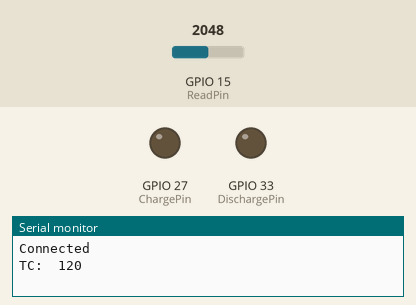
This sketch was run on a simulated ESP32. On the bench: output pins drawn as LEDs (lit = HIGH), the last lines printed to the serial monitor. Inputs (shaded band) come from the test bench; at power-on: GPIO 15 (ReadPin) = 2048.

Above: at 2.2 s.
2.3 s: GPIO 15 (ReadPin) set to 0
At 3.4 s:
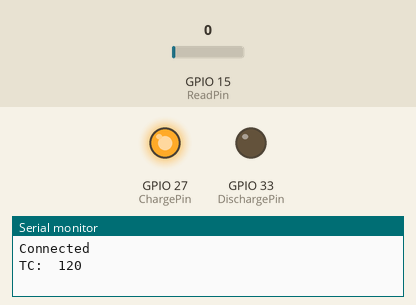
3.8 s: GPIO 15 (ReadPin) set to 1978
5.3 s: GPIO 15 (ReadPin) set to 2108
At 5.7 s:
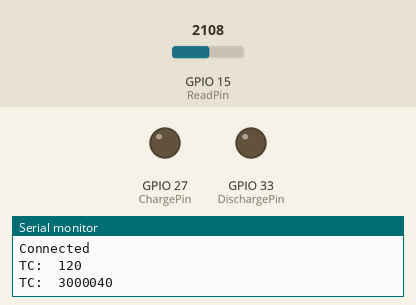
Timing chart, 0 to 8.3 s (numbered marks = the images above; inputs shaded):
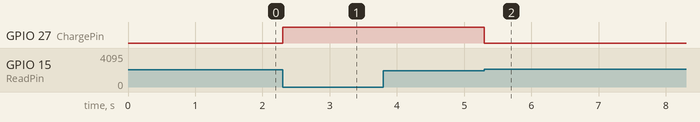

The sketch:

CapTester.ino
```cpp
/*
 * Capacitor Tester for testing Capacitors in my 144MHz receiver
 * build.
 *
 * Conrad Clemans
 * Portland, OR
 * Oct 1, 2020
 *
 * Based on https://www.youtube.com/watch?v=Ey9wDFanAss
 */


#define ReadPin      15       // Analog Pin to read voltage
#define ChargePin    27       // Digital Pin to Charge Cap
#define DischargePin 33       // Digital Pin for Discharging Cap
#define Resistor     1983000.0F // Measured Resistor Value (nominal 1MOhm each)


// Variables
unsigned long startTime;
unsigned long elapsedTime;
float Capacitance;


void setup()
{
  // put your setup code here, to run once:
   pinMode(ChargePin, OUTPUT);
   pinMode(ReadPin, INPUT);
   digitalWrite(ChargePin, LOW);
   Serial.begin(9600);
   Serial.println("Connected");
   delay(1000);
   // analogReadResolution(10);
}

void loop()
{
  // put your main code here, to run repeatedly:
  long elapse = 0;
  digitalWrite(ChargePin, HIGH);
  startTime = micros();
 // delay(250);
 // elapse = micros() - startTime;
 // Serial.println(elapse);
  while(analogRead(ReadPin) < 2048)
  {

  }
  //Serial.println(analogRead(ReadPin));
  elapsedTime = micros() - startTime;
  Serial.print("TC:  ");
  Serial.println((long)elapsedTime);
  //Serial.println("Measured");
  digitalWrite(ChargePin, LOW);
  pinMode(DischargePin, OUTPUT);
  digitalWrite(DischargePin, LOW);
  while(analogRead(ReadPin) > 0)
  {}
  pinMode(DischargePin, INPUT);
}
```

Measured:
- the behaviour switches between 2047 and 2048 on GPIO 15 (ReadPin) (found by bisection; images 1 and 2)
- after the input at 2.3 s, GPIO 27 (ChargePin): LOW → HIGH at once
- after the input at 3.8 s, every drawn part: stays the same
- after the input at 5.3 s, GPIO 27 (ChargePin): HIGH → LOW at once
